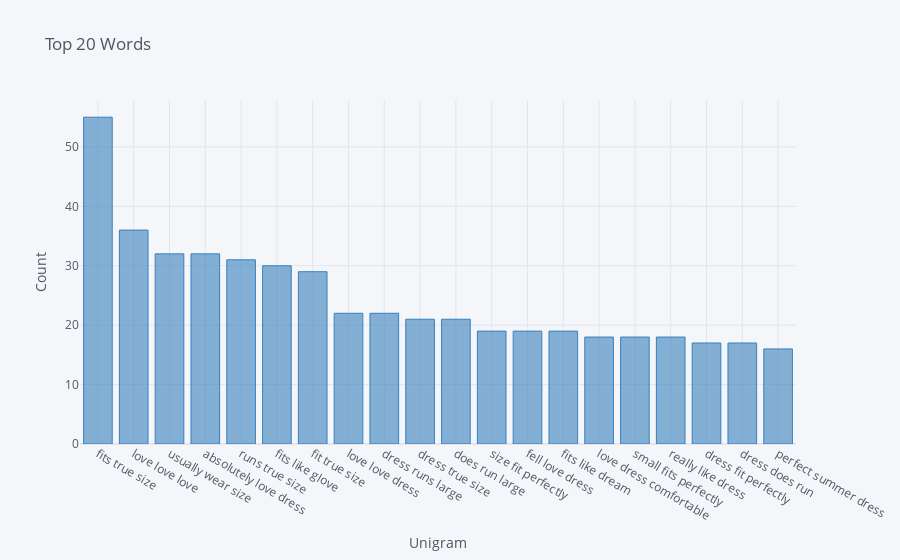

Notebook source saved alongside this figure:
### Code cell
#unigram visualizaton
df_uni = pd.DataFrame(dfreview_frequenct, columns=['Unigram','Frequency'])
df_uni = df_uni.set_index('Unigram')
df_uni.iplot(kind='bar',xTitle='Unigram',yTitle='Count',title='Top 20 Words',color='blue')

### Figure 1 — Plotly figure (JSON) as saved in the notebook; plotly's stock layout.template omitted (floating-point values rounded to 4 significant figures)
{"data": [{"marker": {"color": "rgba(55, 128, 191, 0.6)", "line": {"color": "rgba(55, 128, 191, 1.0)", "width": 1}}, "name": "Frequency", "orientation": "v", "text": "", "type": "bar", "x": ["fits true size", "love love love", "usually wear size", "absolutely love dress", "runs true size", "fits like glove", "fit true size", "love love dress", "dress runs large", "dress true size", "does run large", "size fit perfectly", "fell love dress", "fits like dream", "love dress comfortable", "small fits perfectly", "really like dress", "dress fit perfectly", "dress does run", "perfect summer dress"], "y": [55, 36, 32, 32, 31, 30, 29, 22, 22, 21, 21, 19, 19, 19, 18, 18, 18, 17, 17, 16]}], "layout": {"legend": {"bgcolor": "#F5F6F9", "font": {"color": "#4D5663"}}, "paper_bgcolor": "#F5F6F9", "plot_bgcolor": "#F5F6F9", "title": {"font": {"color": "#4D5663"}, "text": "Top 20 Words"}, "xaxis": {"gridcolor": "#E1E5ED", "showgrid": true, "tickfont": {"color": "#4D5663"}, "title": {"font": {"color": "#4D5663"}, "text": "Unigram"}, "zerolinecolor": "#E1E5ED"}, "yaxis": {"gridcolor": "#E1E5ED", "showgrid": true, "tickfont": {"color": "#4D5663"}, "title": {"font": {"color": "#4D5663"}, "text": "Count"}, "zerolinecolor": "#E1E5ED"}}}
